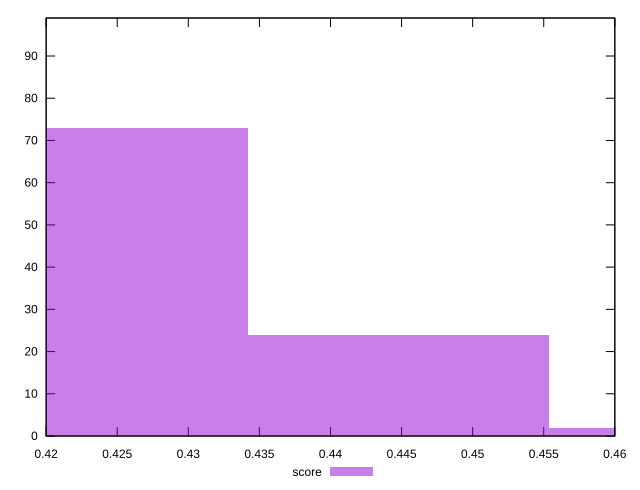

Write gnuplot code to recreate this figure.
reset

$score <<EOF
0.42361646000235004 73
0.4447972830024675 24
0.46597810600258505 2
EOF

set key outside below
set boxwidth 0.0211808230001175
set xrange [0.42:0.46]
set yrange [0:99]
set trange [0:99]
set style fill transparent solid 0.5 noborder
set terminal svg size 640, 490 enhanced background rgb 'white'
set output "reports/report_00030_2021-02-24T20-42-31.540Z/uses-http2/samples/card/score/histogram.svg"

plot $score title "score" with boxes

reset
